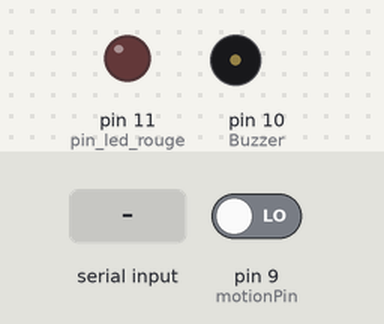
The sketch below on a simulated Arduino Uno, built with avr-gcc and run on an emulated ATmega328P. On the bench: output pins drawn as LEDs (lit = HIGH), buzzer (waves = sounding, pin HIGH). The inputs (shaded band) are chosen by the test bench; at power-on: pin 9 (motionPin) LOW. What the sketch prints to the serial monitor is not drawn.

Above: at 1.2 s.
1.3 s: pin 9 (motionPin) driven HIGH
At 1.9 s:
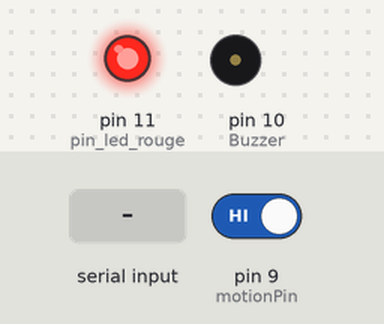
3.0 s: "1" received over Serial
At 4.3 s:
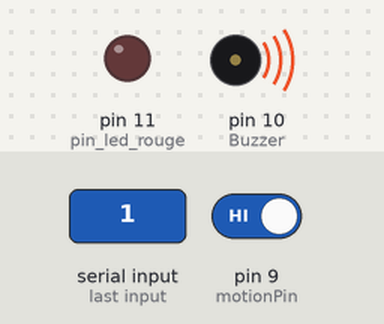
Timing chart, 0 to 6.5 s (numbered marks = the images above; inputs shaded):
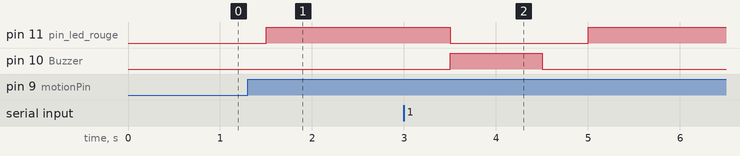

Measured:
- after the input at 1.3 s, pin 11 (pin_led_rouge): LOW → HIGH after 0.20 s
- after the input at 3.0 s, pin 11 (pin_led_rouge): HIGH → LOW after 0.50 s, → HIGH 1.5 s later; pin 10 (Buzzer): LOW → HIGH after 0.50 s, → LOW 1.0 s later

The sketch:

capteur_de_mouvement_avec_buzzer.ino
```cpp
const int motionPin = 9;
const int Buzzer = 10;
int pin_led_rouge = 11;
int State = 0;
 char data;
void setup()
{
   pinMode(pin_led_rouge, OUTPUT);
 pinMode(Buzzer, OUTPUT);
 pinMode(motionPin, INPUT);
 Serial.begin(9600);
}

void loop()
{
 State = digitalRead(motionPin);
 if (State == HIGH)
 {
  Serial.write('5');
 digitalWrite(pin_led_rouge, HIGH);

 }
    data=Serial.read();
       if(data=='1')
        {

       digitalWrite(pin_led_rouge, LOW);
    digitalWrite(Buzzer, HIGH);
      delay(1000);// alumer la lampe
      digitalWrite(Buzzer, LOW);
     }
 delay(500);
}
```
